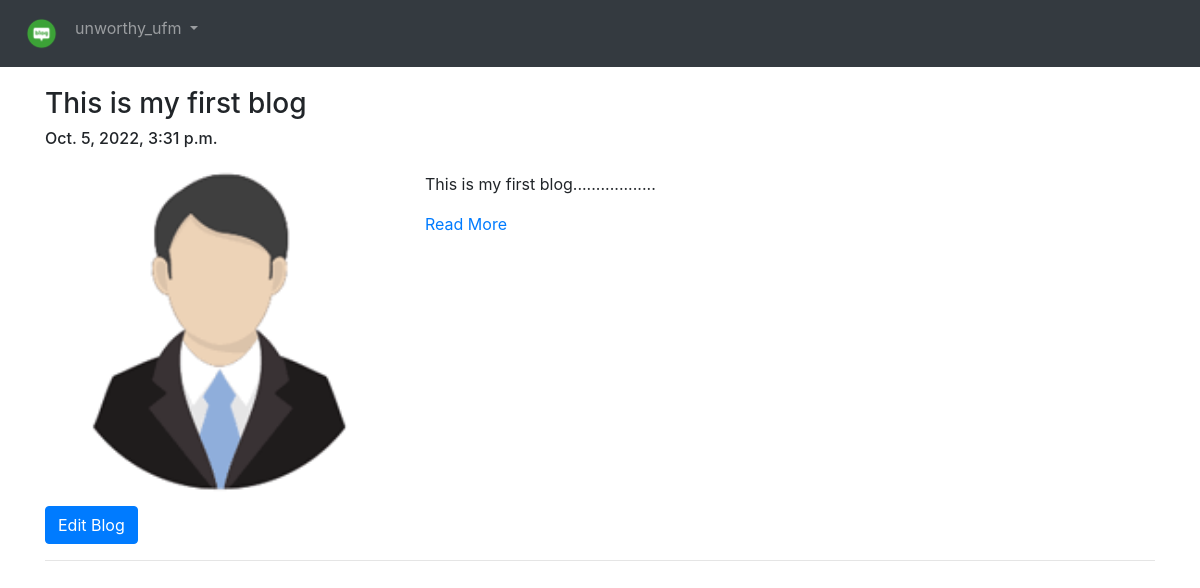
Page /blog/my-blogs/ (signed in) on the earlier database version.
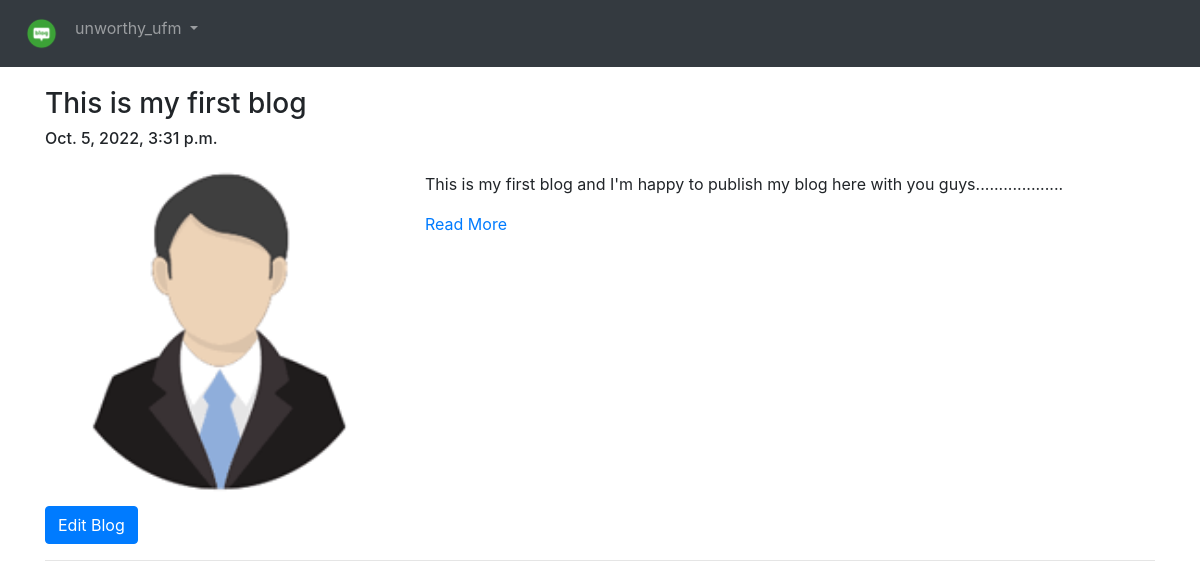
Same page on the later database version.
### App_Blog/models.py (models this page shows, shortened)
class Blog(models.Model):
    author = models.ForeignKey(
        User, related_name='post_author', on_delete=models.CASCADE)
    blog_title = models.CharField(max_length=264, verbose_name='Put a title')
    slug = models.SlugField(max_length=264, unique=True)
    blog_content = models.TextField(verbose_name='What is on your mind?')
    blog_image = models.ImageField(
        upload_to='blog_images', verbose_name='Image')
    published_date = models.DateTimeField(auto_now_add=True)
    update_date = models.DateTimeField(auto_now=True)
    class Meta:
        ordering = ['-published_date', ]

### App_Blog/views.py (the view)
# urls.py: path('my-blogs/', views.MyBlogs.as_view(), name='my_blogs'),
class MyBlogs(LoginRequiredMixin, TemplateView):
    template_name = 'App_Blog/my_blogs.html'

### App_Blog/templatetags/custom_filters.py (called while the page is built)
def range_filter(value):
    return value[0:500] + ".................."

### templates/App_Blog/my_blogs.html (shortened to what this page needs)
{% extends 'base.html' %}
{% load custom_filters %}
{% block body_block %}
{% for blog in user.post_author.all %}
    <h3>{{blog.blog_title}}</h3>
    <h6>{{blog.published_date}}</h6>
    <div class="row">
        <div class="col-sm-4">
            <img src="/media/{{blog.blog_image}}" width="100%">
        </div>
        <div class="col-sm-8">
            <p>{{blog.blog_content|range_filter|linebreaks}}</p>
            <a href="{% url 'App_Blog:blog_details' slug=blog.slug %}">Read More</a>
        </div>
    </div>
    <a href="{% url 'App_Blog:edit_blog' pk=blog.pk %}" class="btn btn-primary">Edit Blog</a>
    <hr>
{% endfor %}
{% endblock %}

Differences in the rows shown:
changed Blog "This is my first blog": blog_content|range_filter "This is my first blog.................." → "This is my first blog and I'm happy to publish my blog here with you guys..................."
